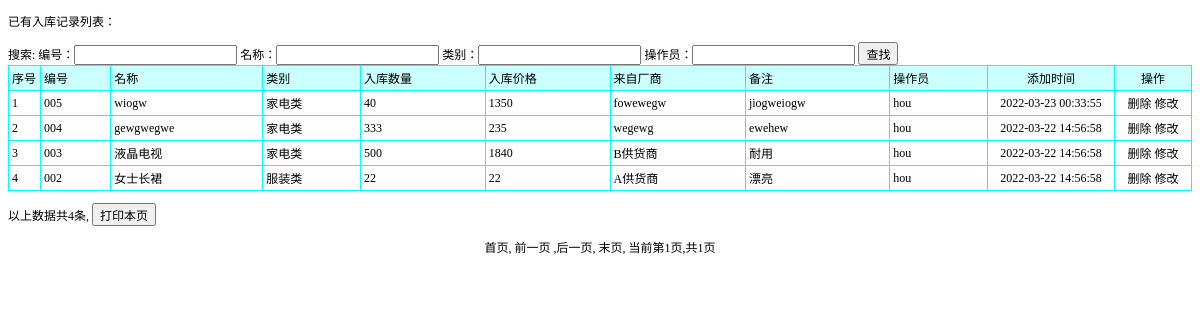
The app's page /rukujilu_list2.php (signed in) with its own data.
### tables this page shows
CREATE TABLE `rukujilu` (
  `id` int(11) NOT NULL AUTO_INCREMENT,
  `bianhao` varchar(50) DEFAULT NULL,
  `mingcheng` varchar(300) DEFAULT NULL,
  `leibie` varchar(50) DEFAULT NULL,
  `rukushuliang` varchar(50) DEFAULT NULL,
  `rukujiage` varchar(50) DEFAULT NULL,
  `laizichangshang` varchar(300) DEFAULT NULL,
  `beizhu` varchar(500) DEFAULT NULL,
  `caozuoyuan` varchar(50) DEFAULT NULL,
  `addtime` timestamp NOT NULL DEFAULT CURRENT_TIMESTAMP,
  PRIMARY KEY (`id`)
);

### rukujilu_list2.php (the view, shortened to what this page needs)
<!DOCTYPE html PUBLIC "-//W3C//DTD XHTML 1.0 Transitional//EN" "http://www.w3.org/TR/xhtml1/DTD/xhtml1-transitional.dtd">
<html xmlns="http://www.w3.org/1999/xhtml">
<head>
<title>入库记录</title><script language="javascript" src="js/Calendar.js"></script><link rel="stylesheet" href="css.css" type="text/css">
</head>
<body>
<p>已有入库记录列表：</p>
<form id="form1" name="form1" method="post" action="">
  搜索: 编号：<input name="bianhao" type="text" id="bianhao" /> 名称：<input name="mingcheng" type="text" id="mingcheng" /> 类别：<input name="leibie" type="text" id="leibie" /> 操作员：<input name="caozuoyuan" type="text" id="caozuoyuan" />
  <input type="submit" name="Submit" value="查找" />
</form>
<table width="100%" border="1" align="center" cellpadding="3" cellspacing="1" bordercolor="#00FFFF" style="border-collapse:collapse">
  <tr>
    <td width="25" bgcolor="#CCFFFF">序号</td>
    <td bgcolor='#CCFFFF'>编号</td><td bgcolor='#CCFFFF'>名称</td><td bgcolor='#CCFFFF'>类别</td><td bgcolor='#CCFFFF'>入库数量</td><td bgcolor='#CCFFFF'>入库价格</td><td bgcolor='#CCFFFF'>来自厂商</td><td bgcolor='#CCFFFF'>备注</td><td bgcolor='#CCFFFF'>操作员</td>
    <td width="120" align="center" bgcolor="#CCFFFF">添加时间</td>
    <td width="70" align="center" bgcolor="#CCFFFF">操作</td>
  </tr>
  <?php
    $sql="select * from rukujilu where caozuoyuan='".$_SESSION['username']."'";
  $sql=$sql." order by id desc";
$query=mysql_query($sql);
  $rowscount=mysql_num_rows($query);
  if($rowscount==0)
  {}
  else
  {
  $pagelarge=10;
  $pagecurrent=$_GET["pagecurrent"];
  if($rowscount%$pagelarge==0)
  {
		$pagecount=$rowscount/$pagelarge;
  }
  else
  {
   		$pagecount=intval($rowscount/$pagelarge)+1;
  }
  if($pagecurrent=="" || $pagecurrent<=0)
{
	$pagecurrent=1;
}
		$ddddd=$pagecurrent*$pagelarge;
	if($pagecurrent==$pagecount)
	{
		if($rowscount%$pagelarge==0)
		{
		$ddddd=$pagecurrent*$pagelarge;
		}
		else
		{
		$ddddd=$pagecurrent*$pagelarge-$pagelarge+$rowscount%$pagelarge;
		}
	}
	for($i=$pagecurrent*$pagelarge-$pagelarge;$i<$ddddd;$i++)
{
  ?>
  <tr>
    <td width="25"><?php
	echo $i+1;
?></td>
    <td><?php echo mysql_result($query,$i,bianhao);?></td><td><?php echo mysql_result($query,$i,mingcheng);?></td><td><?php echo mysql_result($query,$i,leibie);?></td><td><?php echo mysql_result($query,$i,rukushuliang);?></td><td><?php echo mysql_result($query,$i,rukujiage);?></td><td><?php echo mysql_result($query,$i,laizichangshang);?></td><td><?php echo mysql_result($query,$i,beizhu);?></td><td><?php echo mysql_result($query,$i,caozuoyuan);?></td>
    <td width="120" align="center"><?php
echo mysql_result($query,$i,"addtime");
?></td>
    <td width="70" align="center"><a href="del.php?id=<?php
		echo mysql_result($query,$i,"id");
	?>&tablename=rukujilu" onclick="return confirm('真的要删除？')">删除</a> <a href="rukujilu_updt.php?id=<?php
		echo mysql_result($query,$i,"id");
	?>">修改</a></td>
  </tr>
  	<?php
	}
}
?>
</table>
<p>以上数据共<?php
		echo $rowscount;
	?>条,
  <input type="button" name="Submit2" onclick="javascript:window.print();" value="打印本页" />
</p>
<p align="center"><a href="rukujilu_list2.php?pagecurrent=1">首页</a>, <a href="rukujilu_list2.php?pagecurrent=<?php echo $pagecurrent-1;?>">前一页</a> ,<a href="rukujilu_list2.php?pagecurrent=<?php echo $pagecurrent+1;?>">后一页</a>, <a href="rukujilu_list2.php?pagecurrent=<?php echo $pagecount;?>">末页</a>, 当前第<?php echo $pagecurrent;?>页,共<?php echo $pagecount;?>页 </p>
<p>&nbsp; </p>
</body>
</html>

### css.css (style rules this page uses)
BODY { FONT-SIZE: 12px }
P { FONT-SIZE: 12px }
TD { FONT-SIZE: 12px }
INPUT { FONT-SIZE: 12px }
A:link { FONT-SIZE: 12px; COLOR: #000000; TEXT-DECORATION: none }

### records on screen
rukujilu: bianhao "005", mingcheng "wiogw", leibie "家电类", rukushuliang "40", rukujiage "1350", laizichangshang "fowewegw", beizhu "jiogweiogw", caozuoyuan "hou", addtime "2022-03-23 00:33:55"
rukujilu: bianhao "004", mingcheng "gewgwegwe", leibie "家电类", rukushuliang "333", rukujiage "235", laizichangshang "wegewg", beizhu "ewehew", caozuoyuan "hou", addtime "2022-03-22 14:56:58"
rukujilu: bianhao "003", mingcheng "液晶电视", leibie "家电类", rukushuliang "500", rukujiage "1840", laizichangshang "B供货商", beizhu "耐用", caozuoyuan "hou", addtime "2022-03-22 14:56:58"
rukujilu: bianhao "002", mingcheng "女士长裙", leibie "服装类", rukushuliang "22", rukujiage "22", laizichangshang "A供货商", beizhu "漂亮", caozuoyuan "hou", addtime "2022-03-22 14:56:58"

### other values on screen
$rowscount "4"
$pagecurrent "1"
$pagecount "1"
